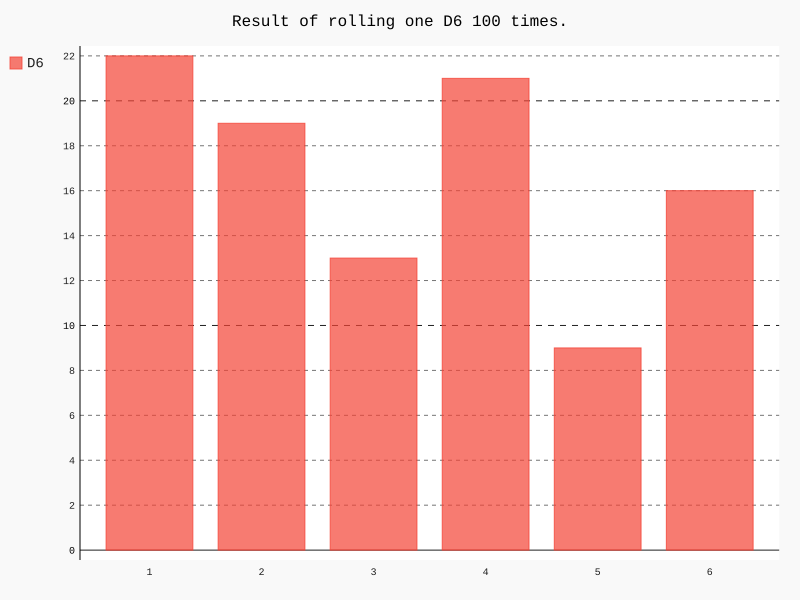

Recreate this plot in Python.
# coding=utf-8
from die import Die
import pygal

# 创建一个D6
die = Die()

# 创建一个列表来存放扔骰子的结果
results = []
for roll_num in range(100):
    result = die.roll()
    results.append(result)

print results

# 分析结果
frequencies = []
for value in range(1, die.num_sides+1):
    frequency = results.count(value)
    frequencies.append(frequency)

#对结果进行可视化
hist = pygal.Bar()

hist.title = "Result of rolling one D6 100 times."
hist.x_labels = [1, 2, 3, 4, 5, 6]
hist._x_title = "Result"
hist._y_title = "Frequency of Result"

hist.add('D6', frequencies)
hist.render_to_file('die_visual.svg')
